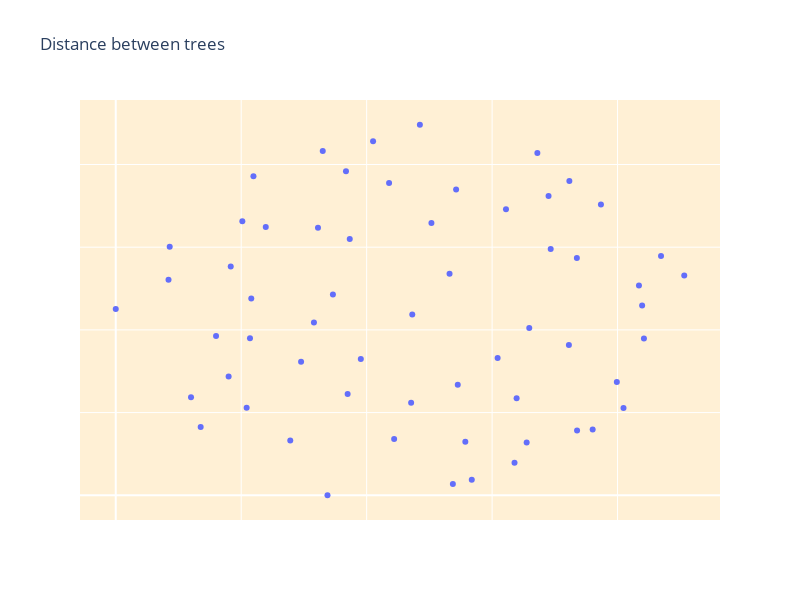

The code cell stored with this chart in its notebook:
### Code cell
# Testing code for tree distance

import plotly.graph_objects as go
from sklearn.manifold import MDS
import numpy as np

BG = '#FFF0D5'
# 1. random distance matrix → rf_distance between tree
points_id = ['Point ' + str(i) for i in range(1, 61)]
num_points = len(points_id)
distances = np.random.rand(num_points, num_points)
distances = (distances + distances.T) / 2 
np.fill_diagonal(distances, 0)

# 2. MDS to calculate coordinates according the distance precomputed
mds = MDS(n_components=2, dissimilarity='precomputed')
coordinates = mds.fit_transform(distances)

coordinates -= coordinates.min(axis=0)

# 3. Plot out all point with coordinate
fig = go.Figure() 

# mode : text+markers / lines
hover_text = [f'ID: {points_id[i]}' for i in range(num_points)]
fig.add_trace(go.Scatter(x=coordinates[:, 0], y=coordinates[:, 1], mode='markers', name='Distance',hoverinfo='text',text=hover_text))
fig.update_layout(dragmode=False)
fig.update_layout(title='Distance between trees',plot_bgcolor=BG,width=800, height=600,xaxis=dict(color=BLANK),yaxis=dict(color=BLANK))

fig.show()

### Figure 1 — Plotly figure (JSON) as saved in the notebook; plotly's stock layout.template omitted (floating-point values rounded to 4 significant figures)
{"data": [{"hoverinfo": "text", "mode": "markers", "name": "Distance", "text": ["ID: Point 1", "ID: Point 2", "ID: Point 3", "ID: Point 4", "ID: Point 5", "ID: Point 6", "ID: Point 7", "ID: Point 8", "ID: Point 9", "ID: Point 10", "ID: Point 11", "ID: Point 12", "ID: Point 13", "ID: Point 14", "ID: Point 15", "ID: Point 16", "ID: Point 17", "ID: Point 18", "ID: Point 19", "ID: Point 20", "ID: Point 21", "ID: Point 22", "ID: Point 23", "ID: Point 24", "ID: Point 25", "ID: Point 26", "ID: Point 27", "ID: Point 28", "ID: Point 29", "ID: Point 30", "ID: Point 31", "ID: Point 32", "ID: Point 33", "ID: Point 34", "ID: Point 35", "ID: Point 36", "ID: Point 37", "ID: Point 38", "ID: Point 39", "ID: Point 40", "ID: Point 41", "ID: Point 42", "ID: Point 43", "ID: Point 44", "ID: Point 45", "ID: Point 46", "ID: Point 47", "ID: Point 48", "ID: Point 49", "ID: Point 50", "ID: Point 51", "ID: Point 52", "ID: Point 53", "ID: Point 54", "ID: Point 55", "ID: Point 56", "ID: Point 57", "ID: Point 58", "ID: Point 59", "ID: Point 60"], "type": "scatter", "x": [0.3376, 0.7603, 0.8341, 0.5033, 0.7354, 0.316, 0.3224, 0.2195, 0.4849, 0.33, 0.08413, 0.367, 0.5375, 0.7735, 0.6721, 0.5321, 0.1833, 0.08603, 0.7224, 0.6551, 0.214, 0.5676, 0.6592, 0.1799, 0.8421, 0.2087, 0.12, 0.7351, 0, 0.8693, 0.6088, 0.2782, 0.1599, 0.4709, 0.8095, 0.6934, 0.2955, 0.5573, 0.3697, 0.2018, 0.4438, 0.373, 0.9063, 0.3462, 0.4357, 0.7232, 0.69, 0.5426, 0.1354, 0.2392, 0.3907, 0.4727, 0.4102, 0.8392, 0.7988, 0.6357, 0.2161, 0.5452, 0.639, 0.6221], "y": [0, 0.1588, 0.5075, 0.6583, 0.1565, 0.4176, 0.6473, 0.7718, 0.8962, 0.8327, 0.521, 0.7834, 0.02705, 0.7033, 0.8278, 0.5355, 0.5531, 0.6013, 0.3637, 0.1275, 0.3798, 0.03724, 0.4044, 0.2871, 0.3794, 0.2118, 0.2372, 0.5737, 0.4505, 0.5787, 0.3322, 0.1325, 0.385, 0.2237, 0.2109, 0.5955, 0.3228, 0.1294, 0.2449, 0.663, 0.1364, 0.6197, 0.5318, 0.4856, 0.7554, 0.7599, 0.724, 0.7394, 0.1654, 0.6488, 0.3298, 0.4374, 0.856, 0.4592, 0.2742, 0.0789, 0.4761, 0.2672, 0.2347, 0.6918]}], "layout": {"dragmode": false, "height": 600, "plot_bgcolor": "#FFF0D5", "title": {"text": "Distance between trees"}, "width": 800, "xaxis": {"autorange": true, "color": "#FFFFFF", "range": [-0.05699, 0.9633], "type": "linear"}, "yaxis": {"autorange": true, "color": "#FFFFFF", "range": [-0.05987, 0.956], "type": "linear"}}}
